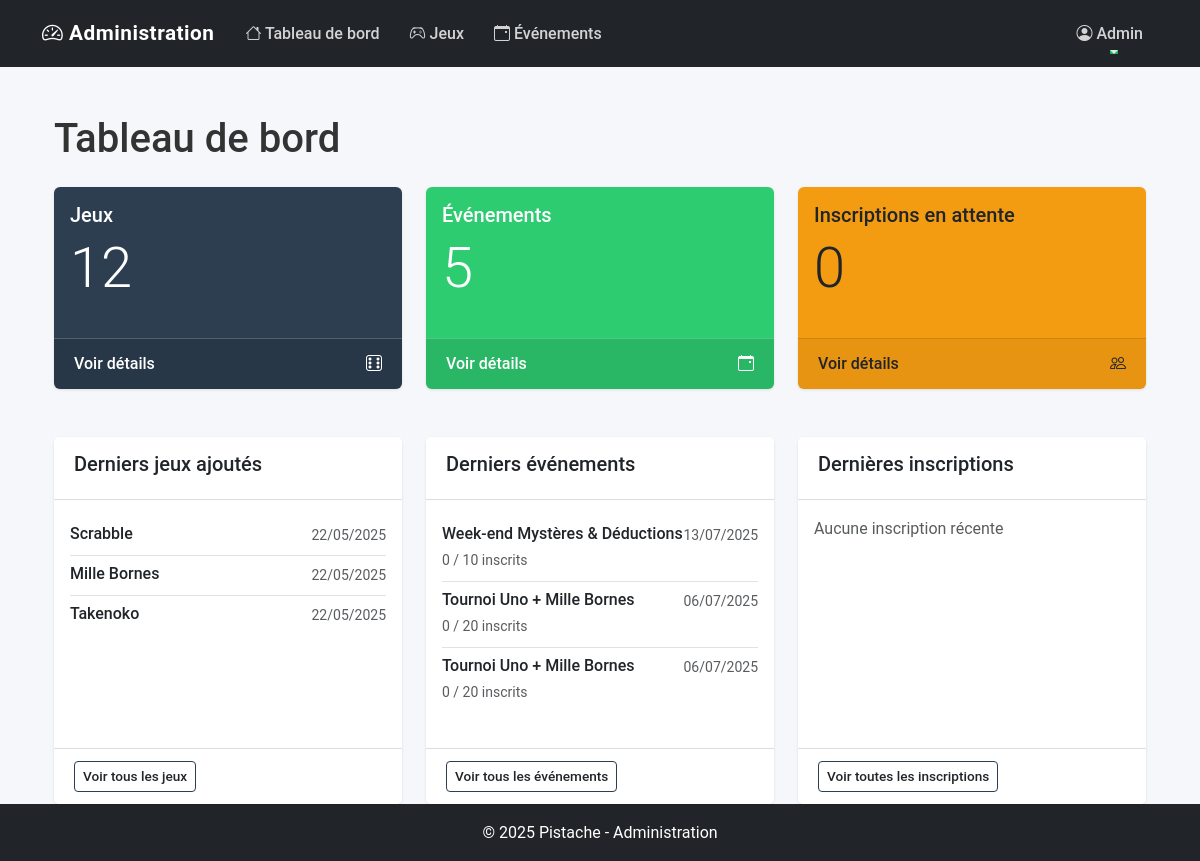
The app's page /admin/index.php with its own data.
### tables this page shows
CREATE TABLE jeux(
    id_jeux INT NOT NULL AUTO_INCREMENT,
    nom VARCHAR(50) NOT NULL UNIQUE,
    description_courte TEXT NOT NULL,
    description_longue TEXT NOT NULL,
    annee_sortie YEAR NOT NULL,
    date_ajout DATE NOT NULL,
    id_genre INT NOT NULL,
    id_type INT NOT NULL,
    CONSTRAINT PK_JEUX PRIMARY KEY (id_jeux),
    CONSTRAINT FK_GENRE FOREIGN KEY (id_genre) REFERENCES genre (id_genre),
    CONSTRAINT FK_TYPE FOREIGN KEY (id_type) REFERENCES type (id_type)
);

CREATE TABLE evenement(
    id_evenement INT NOT NULL AUTO_INCREMENT,
    titre VARCHAR(100) NOT NULL,
    description TEXT NOT NULL,
    date_debut DATE NOT NULL,
    date_fin DATE NOT NULL,
    capacite_max INT NOT NULL,
    duree_type VARCHAR(50) NOT NULL,
    CONSTRAINT PK_EVENT PRIMARY KEY (id_evenement)
);

### admin/index.php (the view, shortened to what this page needs)
<?php
try {
    $pdo = connexionBDD();
    $stmt = $pdo->query("SELECT COUNT(*) FROM jeux");
    $nbJeux = $stmt->fetchColumn();
    $stmt = $pdo->query("SELECT COUNT(*) FROM evenement");
    $nbEvenements = $stmt->fetchColumn();
    $stmt = $pdo->query("SELECT COUNT(*) FROM inscription WHERE status = 'en attente'");
    $nbInscriptionsEnAttente = $stmt->fetchColumn();
    $stmt = $pdo->query("SELECT id_jeux, nom, date_ajout FROM jeux
                        ORDER BY date_ajout DESC, id_jeux DESC LIMIT 3");
    $derniersJeux = $stmt->fetchAll(PDO::FETCH_ASSOC);
    $stmt = $pdo->query("SELECT id_evenement, titre, date_debut, date_fin, capacite_max FROM evenement
                        ORDER BY date_debut DESC LIMIT 3");
    $derniersEvenements = $stmt->fetchAll(PDO::FETCH_ASSOC);
    $stmt = $pdo->query("SELECT i.id_inscription, i.date_inscription, i.status,
                           u.nom, u.prenom, e.titre
                        FROM inscription i
                        JOIN utilisateur u ON i.id_utilisateur = u.id_utilisateur
                        JOIN evenement e ON i.id_evenement = e.id_evenement
                        ORDER BY i.date_inscription DESC LIMIT 3");
    $dernieresInscriptions = $stmt->fetchAll(PDO::FETCH_ASSOC);
} catch (PDOException $e) {
    $message = "Erreur: " . $e->getMessage();
}
include_once 'includes/admin-header.php';
?>
    <div class="container mt-4">
        <h1>Tableau de bord</h1>
        <div class="row mt-4">
            <div class="col-md-4 mb-4">
                <div class="card bg-primary text-white h-100">
                    <div class="card-body">
                        <h5 class="card-title">Jeux</h5>
                        <p class="card-text display-4"><?php echo $nbJeux; ?></p>
                    </div>
                    <div class="card-footer d-flex">
                        <a href="jeux/liste.php" class="text-white text-decoration-none" style="color: white !important;">Voir détails</a>
                        <span class="ms-auto">
                            <i class="bi bi-dice-6"></i>
                        </span>
                    </div>
                </div>
            </div>
            <div class="col-md-4 mb-4">
                <div class="card bg-success text-white h-100">
                    <div class="card-body">
                        <h5 class="card-title">Événements</h5>
                        <p class="card-text display-4"><?php echo $nbEvenements; ?></p>
                    </div>
                    <div class="card-footer d-flex">
                        <a href="evenements/liste.php" class="text-white text-decoration-none" style="color: white !important;">Voir détails</a>
                        <span class="ms-auto">
                            <i class="bi bi-calendar-event"></i>
                        </span>
                    </div>
                </div>
            </div>
            <div class="col-md-4 mb-4">
                <div class="card bg-warning text-dark h-100">
                    <div class="card-body">
                        <h5 class="card-title">Inscriptions en attente</h5>
                        <p class="card-text display-4"><?php echo $nbInscriptionsEnAttente; ?></p>
                    </div>
                    <div class="card-footer d-flex">
                        <a href="inscriptions/liste.php" class="text-dark text-decoration-none">Voir détails</a>
                        <span class="ms-auto">
                        <i class="bi bi-people"></i>
                    </span>
                    </div>
                </div>
            </div>
        </div>
        <div class="row mt-4">
            <div class="col-md-4">
                <div class="card h-100">
                    <div class="card-header">
                        <h5>Derniers jeux ajoutés</h5>
                    </div>
                    <div class="card-body">
                        <?php if (empty($derniersJeux)): ?>
                            <p class="text-muted">Aucun jeu disponible</p>
                        <?php else: ?>
                            <div class="list-group list-group-flush">
                                <?php foreach ($derniersJeux as $jeu): ?>
                                    <div class="list-group-item px-0">
                                        <div class="d-flex w-100 justify-content-between">
                                            <h6 class="mb-1"><?php echo htmlspecialchars($jeu['nom']); ?></h6>
                                            <small class="text-muted">
                                                <?php echo $jeu['date_ajout'] ? date('d/m/Y', strtotime($jeu['date_ajout'])) : 'N/A'; ?>
                                            </small>
                                        </div>
                                    </div>
                                <?php endforeach; ?>
                            </div>
                        <?php endif; ?>
                    </div>
                    <div class="card-footer">
                        <a href="jeux/liste.php" class="btn btn-sm btn-outline-primary">Voir tous les jeux</a>
                    </div>
                </div>
            </div>
            <div class="col-md-4">
                <div class="card h-100">
                    <div class="card-header">
                        <h5>Derniers événements</h5>
                    </div>
                    <div class="card-body">
                        <?php if (empty($derniersEvenements)): ?>
                            <p class="text-muted">Aucun événement disponible</p>
                        <?php else: ?>
                            <div class="list-group list-group-flush">
                                <?php foreach ($derniersEvenements as $evenement): ?>
                                    <div class="list-group-item px-0">
                                        <div class="d-flex w-100 justify-content-between">
                                            <h6 class="mb-1"><?php echo htmlspecialchars($evenement['titre']); ?></h6>
                                            <small class="text-muted">
                                                <?php echo date('d/m/Y', strtotime($evenement['date_debut'])); ?>
                                            </small>
                                        </div>
                                        <small class="text-muted">
                                            <?php echo $evenement['nb_inscrits']; ?> / <?php echo $evenement['capacite_max']; ?> inscrits
                                        </small>
                                    </div>
                                <?php endforeach; ?>
                            </div>
                        <?php endif; ?>
                    </div>
                    <div class="card-footer">
                        <a href="evenements/liste.php" class="btn btn-sm btn-outline-primary">Voir tous les événements</a>
                    </div>
                </div>
            </div>
            <div class="col-md-4">
                <div class="card h-100">
                    <div class="card-header">
                        <h5>Dernières inscriptions</h5>
                    </div>
                    <div class="card-body">
                        <?php if (empty($dernieresInscriptions)): ?>
                            <p class="text-muted">Aucune inscription récente</p>
                        <?php endif; ?>
                    </div>
                    <div class="card-footer">
                        <a href="inscriptions/liste.php" class="btn btn-sm btn-outline-primary">Voir toutes les inscriptions</a>
                    </div>
                </div>
            </div>
        </div>
    </div>
<?php include_once 'includes/admin-footer.php'; ?>

### assets/css/admin.css (style rules this page uses)
:root { --admin-primary: #2c3e50; --admin-secondary: #34495e; --admin-accent: #27ae60; --admin-light: #ecf0f1; --admin-success: #2ecc71; --admin-danger: #e74c3c; --admin-warning: #f39c12; --admin-info: #3498db; --admin-text: #333; --admin-muted: #7f8c8d; --admin-border: #ddd; --admin-hover: #f5f5f5; --admin-bg: #f5f7fa; --admin-radius: 6px; --admin-padding: 15px; --admin-margin: 20px; --admin-transition: all 0.2s ease; --admin-shadow: 0 1px 3px rgba(0, 0, 0, 0.1); --admin-shadow-hover: 0 4px 6px rgba(0, 0, 0, 0.1); }
body { font-family: 'Roboto', -apple-system, BlinkMacSystemFont, 'Segoe UI', sans-serif; color: var(--admin-text); background-color: var(--admin-bg); line-height: 1.6; }
.card { border: none; border-radius: var(--admin-radius); box-shadow: var(--admin-shadow); margin-bottom: var(--admin-margin); transition: transform 0.2s, box-shadow 0.2s; background: white; }
.card-header { background-color: white; border-bottom: 1px solid var(--admin-border); font-weight: 600; padding: var(--admin-padding) 20px; }
.card-footer { background-color: white; border-top: 1px solid var(--admin-border); padding: 12px 20px; }
.bg-primary { background-color: var(--admin-primary) !important; }
.bg-success { background-color: var(--admin-success) !important; }
.bg-warning { background-color: var(--admin-warning) !important; }
.card-footer a { color: inherit !important; text-decoration: none !important; font-weight: 500; transition: opacity 0.2s; }
.bg-primary .card-footer a, .bg-success .card-footer a, .bg-info .card-footer a, .bg-danger .card-footer a { color: white !important; }
.bg-warning .card-footer a { color: #212529 !important; }
.card.bg-primary .card-footer, .card.bg-success .card-footer, .card.bg-info .card-footer, .card.bg-danger .card-footer { background-color: rgba(0, 0, 0, 0.1) !important; border-top: 1px solid rgba(255, 255, 255, 0.2) !important; }
.card.bg-warning .card-footer { background-color: rgba(0, 0, 0, 0.05) !important; border-top: 1px solid rgba(0, 0, 0, 0.1) !important; }
.btn { border-radius: 4px; font-weight: 500; padding: 8px 16px; transition: var(--admin-transition); }
.btn-sm { padding: 4px 8px; font-size: 0.85rem; }
.btn-outline-primary { color: var(--admin-primary); border-color: var(--admin-primary); }

### records on screen
jeux: nom "Scrabble", date_ajout "22/05/2025"
jeux: nom "Mille Bornes", date_ajout "22/05/2025"
jeux: nom "Takenoko", date_ajout "22/05/2025"
evenement: titre "Week-end Mystères & Déductions", date_debut "13/07/2025", nb_inscrits "0", capacite_max "10"
evenement: titre "Tournoi Uno + Mille Bornes", date_debut "06/07/2025", nb_inscrits "0", capacite_max "20"

### other values on screen
$nbJeux "12"
$nbEvenements "5"
$nbInscriptionsEnAttente "0"
